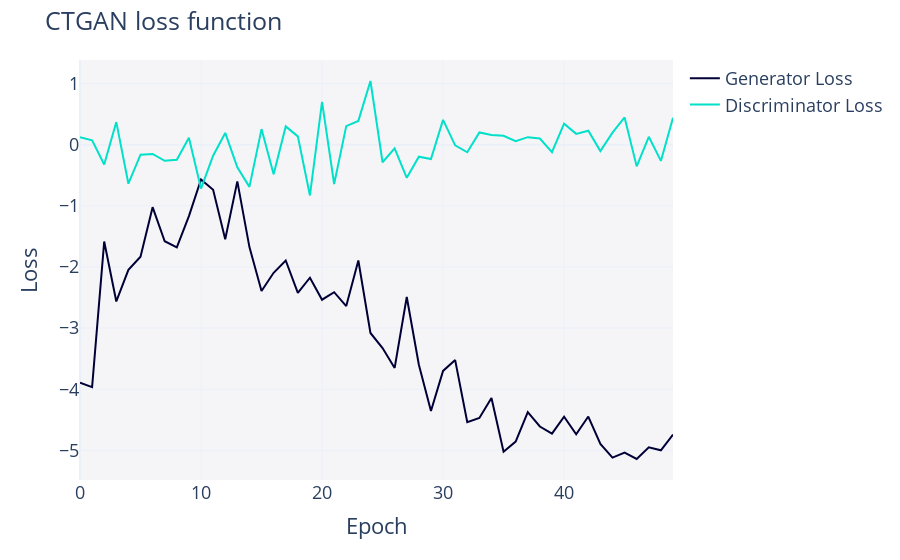

Notebook cell for this chart:
### Code cell
fig = synthesizer.get_loss_values_plot()
fig.show()

### Figure 1 — Plotly figure (JSON) as saved in the notebook; plotly's stock layout.template omitted (floating-point values rounded to 4 significant figures)
{"data": [{"hovertemplate": "variable=Generator Loss<br>Epoch=%{x}<br>value=%{y}<extra></extra>", "legendgroup": "Generator Loss", "line": {"color": "#000036", "dash": "solid"}, "marker": {"symbol": "circle"}, "mode": "lines", "name": "Generator Loss", "orientation": "v", "showlegend": true, "type": "scatter", "x": [0, 1, 2, 3, 4, 5, 6, 7, 8, 9, 10, 11, 12, 13, 14, 15, 16, 17, 18, 19, 20, 21, 22, 23, 24, 25, 26, 27, 28, 29, 30, 31, 32, 33, 34, 35, 36, 37, 38, 39, 40, 41, 42, 43, 44, 45, 46, 47, 48, 49], "xaxis": "x", "y": [-3.891, -3.966, -1.584, -2.564, -2.048, -1.831, -1.022, -1.579, -1.68, -1.167, -0.5688, -0.7383, -1.547, -0.6003, -1.674, -2.393, -2.096, -1.894, -2.422, -2.176, -2.536, -2.413, -2.64, -1.894, -3.08, -3.327, -3.651, -2.491, -3.6, -4.356, -3.701, -3.523, -4.538, -4.469, -4.144, -5.021, -4.857, -4.375, -4.61, -4.727, -4.45, -4.736, -4.447, -4.894, -5.118, -5.037, -5.141, -4.949, -4.999, -4.742], "yaxis": "y"}, {"hovertemplate": "variable=Discriminator Loss<br>Epoch=%{x}<br>value=%{y}<extra></extra>", "legendgroup": "Discriminator Loss", "line": {"color": "#01E0C9", "dash": "solid"}, "marker": {"symbol": "circle"}, "mode": "lines", "name": "Discriminator Loss", "orientation": "v", "showlegend": true, "type": "scatter", "x": [0, 1, 2, 3, 4, 5, 6, 7, 8, 9, 10, 11, 12, 13, 14, 15, 16, 17, 18, 19, 20, 21, 22, 23, 24, 25, 26, 27, 28, 29, 30, 31, 32, 33, 34, 35, 36, 37, 38, 39, 40, 41, 42, 43, 44, 45, 46, 47, 48, 49], "xaxis": "x", "y": [0.1232, 0.07281, -0.3232, 0.3699, -0.6385, -0.163, -0.1511, -0.2639, -0.2466, 0.1121, -0.718, -0.1792, 0.1921, -0.3714, -0.6901, 0.2554, -0.4831, 0.2993, 0.1356, -0.8298, 0.7, -0.6427, 0.3043, 0.3893, 1.042, -0.2872, -0.06036, -0.5417, -0.196, -0.2354, 0.4053, -0.0109, -0.1238, 0.2004, 0.1571, 0.146, 0.05665, 0.1232, 0.1011, -0.1232, 0.3449, 0.1771, 0.2294, -0.1036, 0.1969, 0.4467, -0.3544, 0.1294, -0.2649, 0.4411], "yaxis": "y"}], "layout": {"font": {"size": 18}, "legend": {"orientation": "v", "title": {"text": ""}, "tracegroupgap": 0}, "margin": {"t": 60}, "plot_bgcolor": "#F5F5F8", "title": {"text": "CTGAN loss function"}, "xaxis": {"anchor": "y", "domain": [0, 1], "title": {"text": "Epoch"}}, "yaxis": {"anchor": "x", "domain": [0, 1], "title": {"text": "Loss"}}}}
